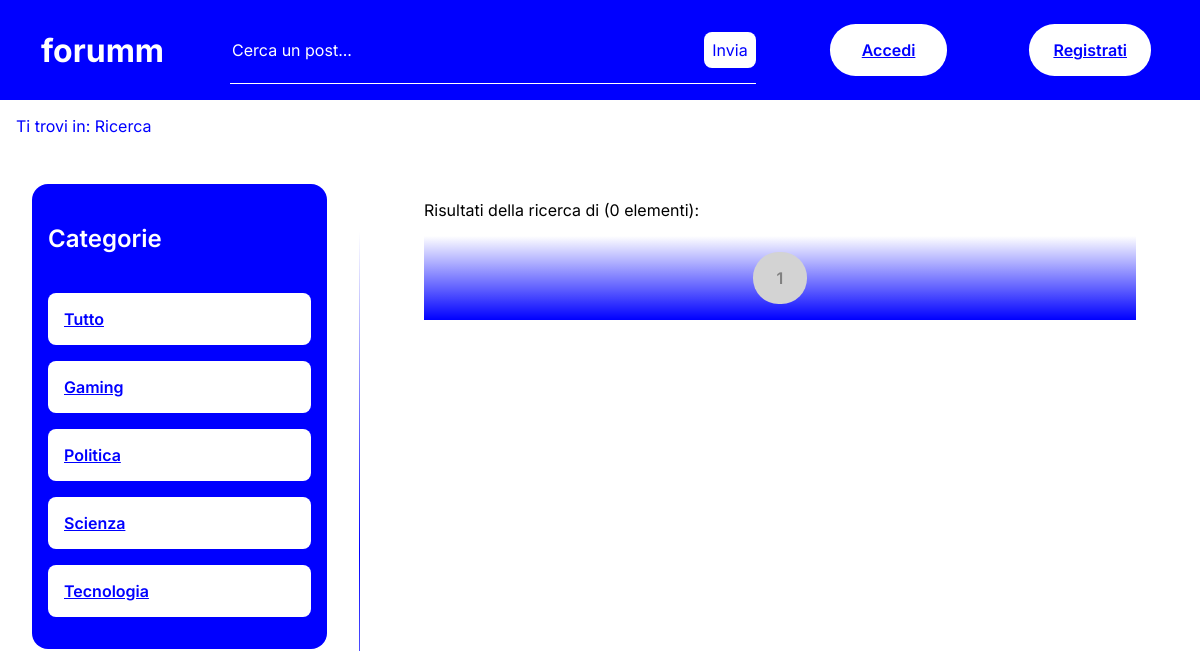
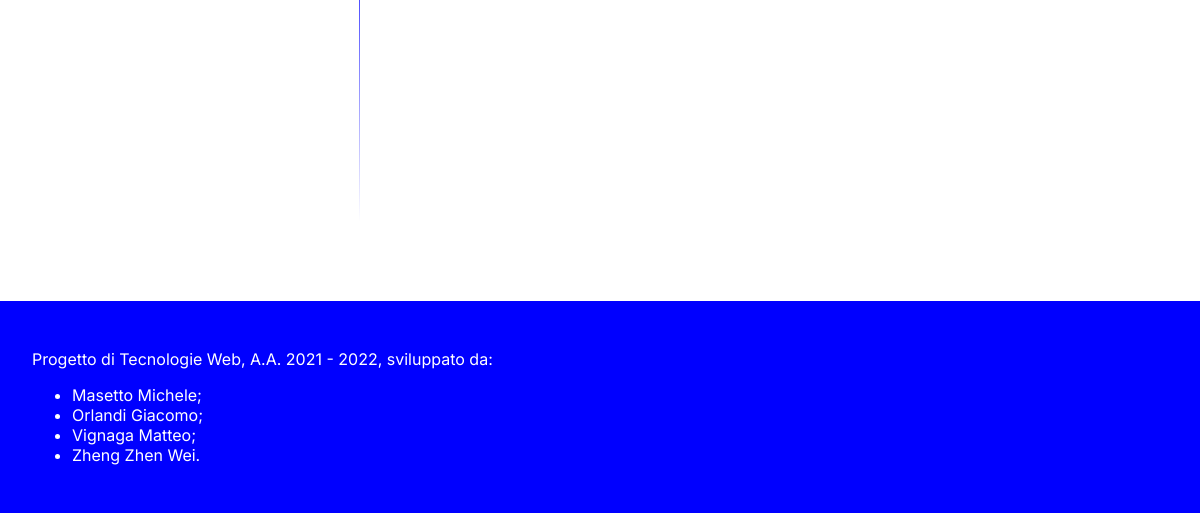
The app's page /ricerca/index.php, older data (2 pictures, top to bottom).
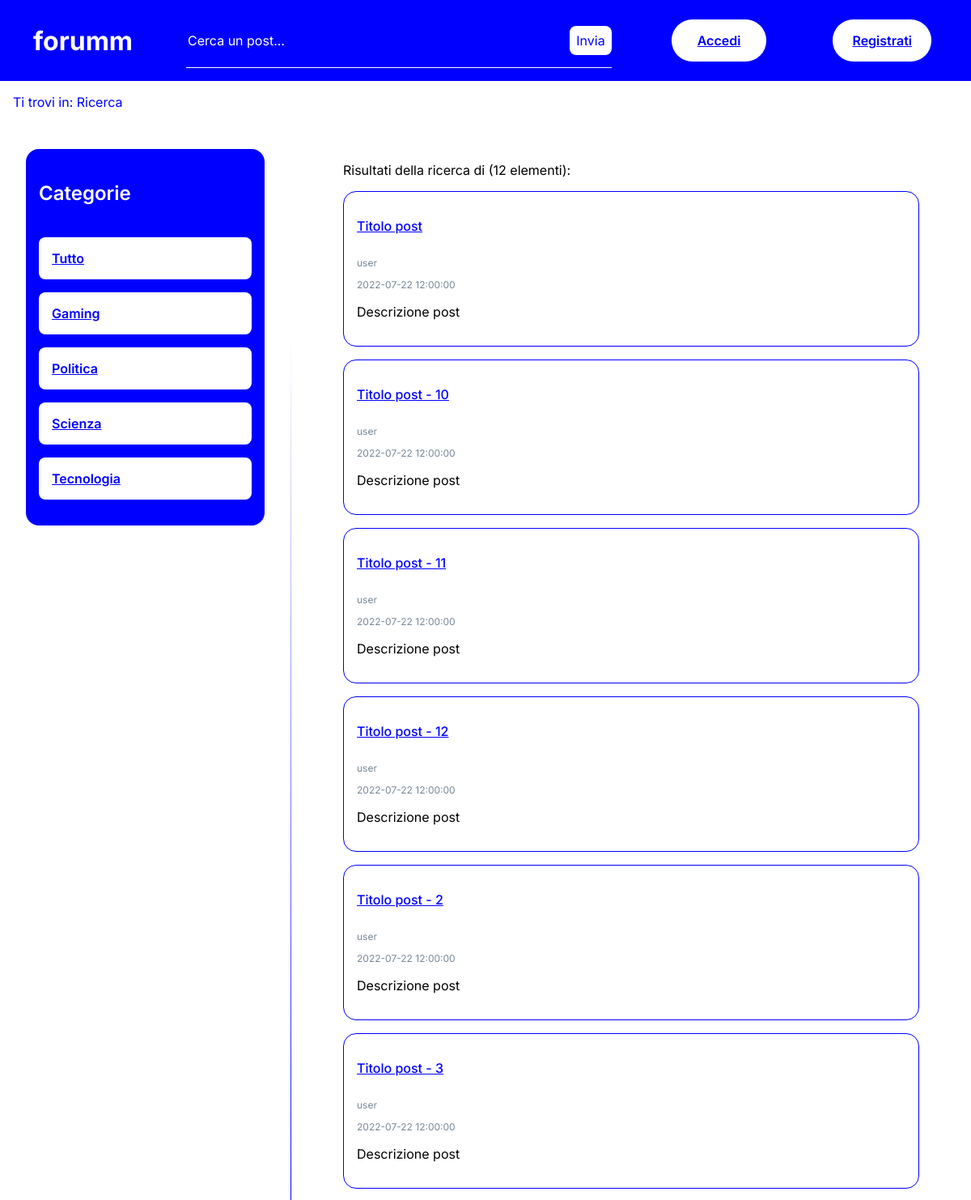
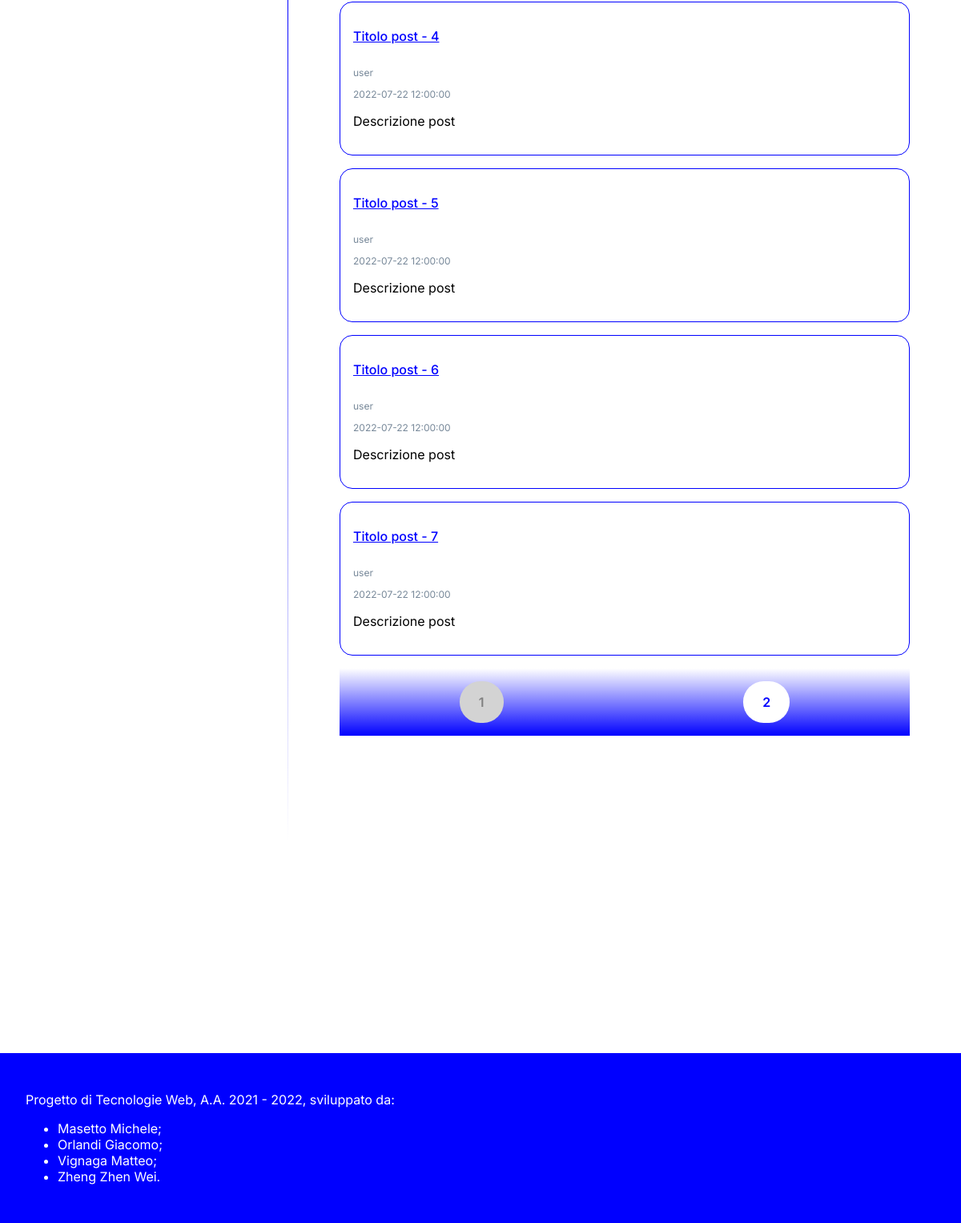
The same page, newer data (2 pictures, top to bottom).
### tables this page shows
CREATE TABLE `POST` (
  `title` varchar(319) NOT NULL,
  `user` varchar(319) NOT NULL,
  `category` varchar(319) NOT NULL,
  `date` timestamp NOT NULL DEFAULT current_timestamp(),
  `description` varchar(319) NOT NULL
);

### utils/dbConnection.php (called while the page is built, shortened)
<?php
class DBAccess {
    private $connection;
    public function openDBConnection() {
        $this->connection = mysqli_connect(
            DBAccess::HOST_DB,
            DBAccess::USERNAME,
            DBAccess::PASSWORD,
            DBAccess::DATABASE_NAME
        );
        if ($this->connection)
            mysqli_query($this->connection, "SET lc_time_names = 'it_IT'");
        return $this->connection;
    }
    private function query($query) {
        $queryResult = mysqli_query($this->connection, $query);
        $result = array();
        while ($row = mysqli_fetch_assoc($queryResult)) {
            $result[] = $row;
        }
        return $result;
    }
    public function getPostsByTitle($title) {
        $query = "SELECT * FROM `POST` WHERE `title` LIKE '%$title%'";
        return $this->query($query);
    }
    public function getPostsByTitleByPage($title, $page) {
        $page = ($page - 1) * 10;
        $nextPage = $page + 10;
        $query = "SELECT `P1`.`title`, `P1`.`user`, `P1`.`date`, `P1`.`description`
            FROM (
                SELECT *
                FROM `POST`
                WHERE `title` LIKE '%$title%'
                LIMIT $nextPage
            ) AS `P1` LEFT JOIN (
                SELECT title
                FROM `POST`
                WHERE `title` LIKE '%$title%'
                LIMIT $page
            ) AS `P2` ON `P1`.`title`=`P2`.`title`
            WHERE `P2`.`title` IS NULL";
        return $this->query($query);
    }
}
?>

### utils/utilityFunctions.php (called while the page is built, shortened)
<?php
class UtilityFunctions {
    public static function replace($url, $array) {
        $html = file_get_contents($url);
        return UtilityFunctions::replaceFromHTML($html, $array);
    }
    public static function replaceFromHTML($html, $array) {
        foreach ($array as $key => $value)
            $html = str_replace($key, $value, $html);
        return $html;
    }
}
?>

### ricerca/index.php (the view, shortened to what this page needs)
<?php
require_once "../utils/dbConnection.php";
require_once "../utils/utilityFunctions.php";
$db = new DBAccess();
$dbConnection = $db->openDBConnection();
$HTMLPost = "";
$HTMLPagination = "";
$post = array();
if ($dbConnection) {
    $title = $_GET["title"] ? mysqli_real_escape_string($dbConnection, $_GET["title"]) : "";
    $HTMLPagination .= "<input type='text' name='title' value='$title' />";
    $page = $_GET["page"] ? mysqli_real_escape_string($dbConnection, $_GET["page"]) : '1';
    $page = intval($page);
    $post = $db->getPostsByTitleByPage($title, $page);
    foreach ($post as $p) {
        $HTMLPost .= "<div class='post'>
            <h3>
                <a href='../commenti/?title={$p["title"]}'>{$p["title"]}</a>
            </h3>
            <p class='author'>{$p["user"]}</p>
            <p class='date'>{$p["date"]}</p>
            <p>{$p["description"]}</p>
        </div>";
    }
    $post = $db->getPostsByTitle($title);
    for ($pagination = 1; $pagination <= (count($post) / 10) + 1; ++$pagination) {
        $HTMLPagination .= "<input
            type='submit'
            name='page'
            value=$pagination
            class='button'
            ".($pagination === $page ? "disabled='disabled'" : "")."
        />";
    }
}
$count = count($post);
$search = "<p>Risultati della ricerca di {$_GET["title"]} ($count elementi):</p>";
$HTMLPost = $search.$HTMLPost;
$loginEffettuato="";
if(isset($_SESSION["isValid"])&&$_SESSION["isValid"])
{
    $loginEffettuato="<div id='logout' class='button'><a href='../login/logout.php'>Logout</a></div>
    <div id='elimina' class='button'><a href='../deleteAccount.php'>Elimina Account</a></div>";
}
else
{
$loginEffettuato="<div id=\"login\" class=\"button\">
<a href=\"../login/login.php\">Accedi</a>
</div>
<div id=\"signup\" class=\"button\">
<a href=\"../login/signup.php\">Registrati</a>
</div>";
}
echo UtilityFunctions::replace(
    "ricerca.html",
    [
        "<post />" => $HTMLPost,
        "<pages />" => $HTMLPagination,
        "<div id=\"login\" class=\"button\">
        <a href=\"../login/login.php\">Accedi</a>
        </div>
        <div id=\"signup\" class=\"button\">
        <a href=\"../login/signup.php\">Registrati</a>
        </div>"=>$loginEffettuato
    ]
);
?>

Row changes from the older to the newer data that the page shows:
added post: title "Titolo post", user "user", date "2022-07-22 12:00:00", description "Descrizione post"
added post: title "Titolo post - 10", user "user", date "2022-07-22 12:00:00", description "Descrizione post"
added post: title "Titolo post - 11", user "user", date "2022-07-22 12:00:00", description "Descrizione post"
added post: title "Titolo post - 12", user "user", date "2022-07-22 12:00:00", description "Descrizione post"
added post: title "Titolo post - 2", user "user", date "2022-07-22 12:00:00", description "Descrizione post"
added post: title "Titolo post - 3", user "user", date "2022-07-22 12:00:00", description "Descrizione post"
added post: title "Titolo post - 4", user "user", date "2022-07-22 12:00:00", description "Descrizione post"
added post: title "Titolo post - 5", user "user", date "2022-07-22 12:00:00", description "Descrizione post"
added post: title "Titolo post - 6", user "user", date "2022-07-22 12:00:00", description "Descrizione post"
added post: title "Titolo post - 7", user "user", date "2022-07-22 12:00:00", description "Descrizione post"
Text that changed along with them:
$count: "0" → "12"
new list line: "2"
